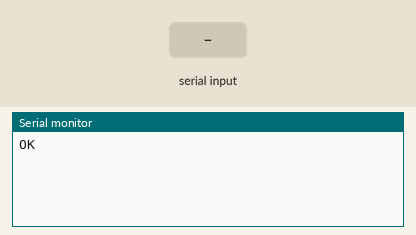
Simulated run of this sketch. Board: Arduino Uno, built with avr-gcc and run on an emulated ATmega328P. Shown: the last lines printed to the serial monitor. The test bench sets the inputs (shaded band). Random numbers use the default seed unless the sketch sets one; the modem accepts every AT command (registered, SIM ready, sends succeed) and sends nothing else.

Above: at 2.0 s.
2.1 s: "1" received over the second serial link
At 3.9 s:
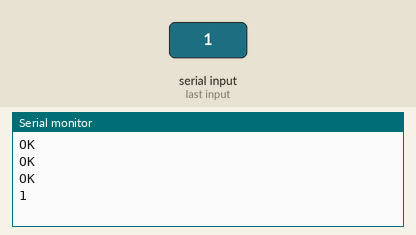
5.2 s: "0" received over the second serial link
At 7.0 s:
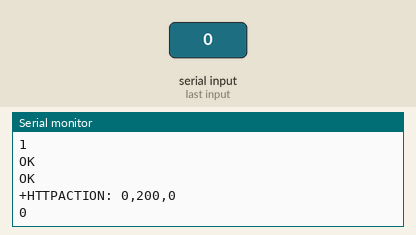

The sketch:

iot.ino
```cpp
#include <SoftwareSerial.h>
#include <time.h>


SoftwareSerial mySerial(7, 6);  // TX-Pin11, RX-Pin10
void updateSerial()
{
  delay(1000);
  while (Serial.available()) {
    mySerial.write(Serial.read());//如果Serial收到数据则通过mySerial输出
  }
  while(mySerial.available()) {
    Serial.write(mySerial.read());//如果mySerial收到数据则通过Serial输出
  }
}

void setup()
{
  Serial.begin(9600);
  mySerial.begin(9600);
  randomSeed(analogRead(0));
}

void loop()
{
  int requestcode=1;
  int heartrateMin=50;
  int heartrateMax=150;

  int h=999;

  //随机值模拟实时
  srand((unsigned)time(NULL));
  int random1=150;
  h = random(60,90);

  //处理字节大小的问题
  int n1=0;
  int n2=0;
  if(h>=0&&h<10){n1=7;n2=11;}
  else if(h>=10&&h<100){n1=8;n2=111;}
  else{n1=9;n2=1111;}


switch(requestcode){


  case 0:                                 //只上传最新的一次
  {
//  mySerial.println("AT+GMR");          //读取固件版本
//  updateSerial();
//
//  mySerial.println("at+cpin?");          //查询卡是否插好
//  updateSerial();
//
//  mySerial.println("at+csq");          //查询设置信号质量
//  updateSerial();
   mySerial.println("AT");          //握手测试，成功则返回OK
   updateSerial();

   mySerial.println("AT+HTTPPARA=url,122.152.193.34/iot/servlet/Insert");          //设置 url
   updateSerial();

   mySerial.println("AT+HTTPPARA=port,8080");          //设置目标端口号为 8080
   updateSerial();

   mySerial.println("AT+HTTPSETUP");          //建立 HTTP 链接
   updateSerial();

   mySerial.print("AT+HTTPACTION=2,");          //post方式请求 POST 方式请求，POST 发 送 n个字节;
   mySerial.println(n1);
   updateSerial();

   mySerial.print("r=0&h=");          //输入需要上传的内容
   mySerial.println(h);
   mySerial.println(n2);

   updateSerial();

   mySerial.write(26);//结束符

   //停止
   while(1)
    {
    if(mySerial.available())
    {
      Serial.write(mySerial.read());//如果mySerial收到数据则通过Serial输出
    }
    if(Serial.available())
    {
      mySerial.write(Serial.read());//如果Serial收到数据则通过mySerial输出
    }
    }
   break;
   }


case 1:
{
   mySerial.println("AT");          //握手测试，成功则返回OK
   updateSerial();

   mySerial.println("AT+HTTPPARA=url,122.152.193.34/iot/servlet/Insert");          //设置 url
   updateSerial();

   mySerial.println("AT+HTTPPARA=port,8080");          //设置目标端口号为 8080
   updateSerial();

   mySerial.println("AT+HTTPSETUP");          //建立 HTTP 链接
   updateSerial();

   mySerial.print("AT+HTTPACTION=2,");          //post方式请求 POST 方式请求，POST 发 送 n个字节;
   mySerial.println(n1);
   updateSerial();

   mySerial.print("r=1&h=");          //输入需要上传的内容
   mySerial.println(h);
   mySerial.println(n2);

   updateSerial();

   mySerial.write(26);//结束符


  break;

  }


   }


}
```

Measured:
- after the input at 2.1 s, the serial monitor: prints a new line after 0.99 s (image 1)
- after the input at 5.2 s, the serial monitor: prints a new line after 0.94 s (image 2)
